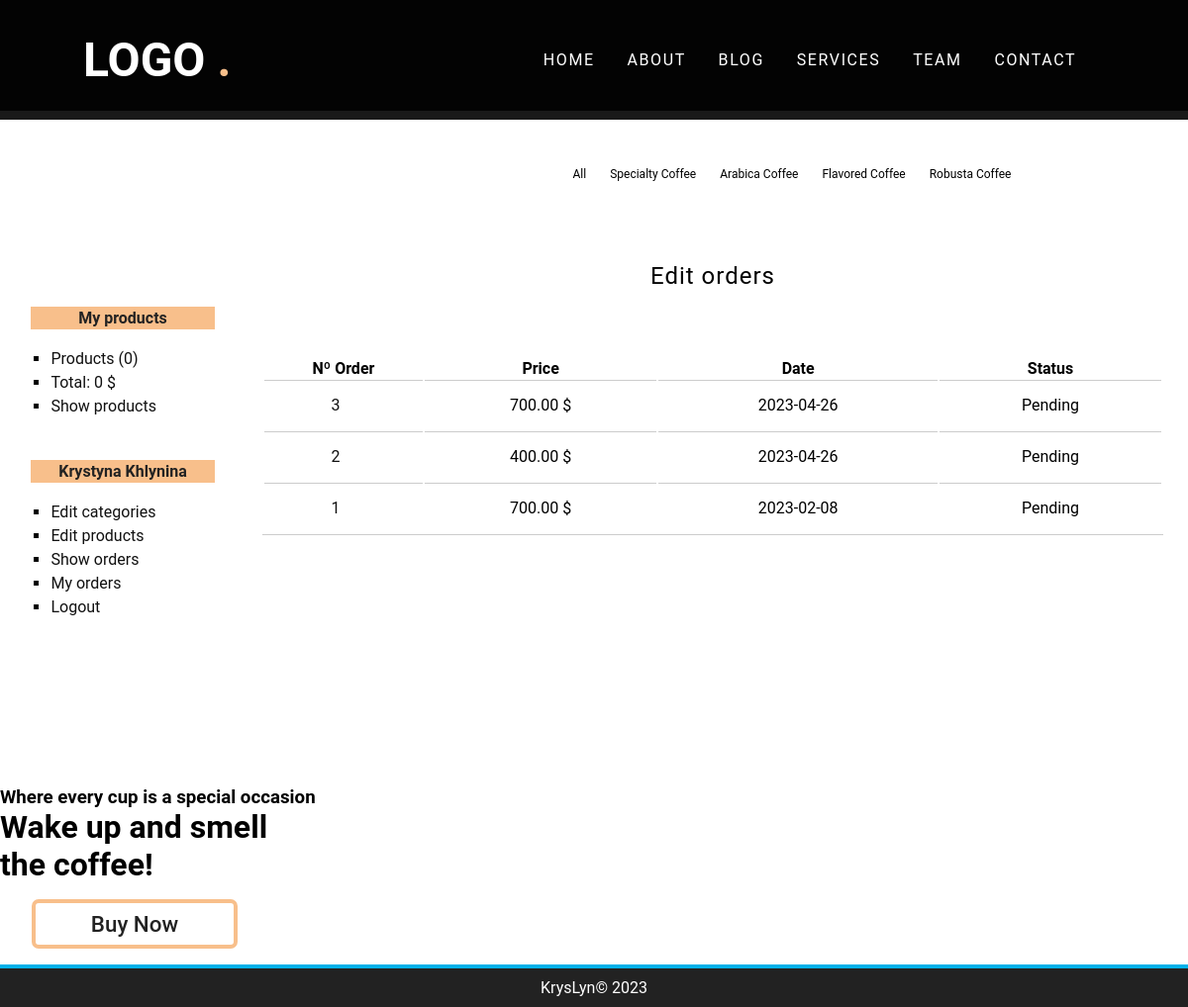
The app's page /pedido/gestion (signed in) with its own data.
### tables this page shows
CREATE TABLE `categorias` (
  `id` int(255) NOT NULL,
  `nombre` varchar(100) NOT NULL
);

CREATE TABLE `pedidos` (
  `id` int(255) NOT NULL,
  `usuario_id` int(255) NOT NULL,
  `provincia` varchar(100) NOT NULL,
  `localidad` varchar(100) NOT NULL,
  `direccion` varchar(255) NOT NULL,
  `coste` float(200,2) NOT NULL,
  `estado` varchar(20) NOT NULL,
  `fecha` date DEFAULT NULL,
  `hora` time DEFAULT NULL
);

### config/db.php (called while the page is built)
<?php
class Database{
	public static function connect(){
		$db = new mysqli('localhost', 'root', '', 'tienda_master');
		$db->query("SET NAMES 'utf8'");
		return $db;
	}
}

### helpers/utils.php (called while the page is built, shortened)
<?php
class Utils{
	public static function showCategorias(){
		require_once 'models/categoria.php';
		$categoria = new Categoria();
		$categorias = $categoria->getAll();
		return $categorias;
	}
	public static function showStatus($status){
		$value = 'Pending';
		if($status == 'confirm'){
			$value = 'Pending';
		}elseif($status == 'preparation'){
			$value = 'Processing';
		}elseif($status == 'ready'){
			$value = 'ready to ship';
		}elseif($status = 'sended'){
			$value = 'order sent';
		}
		return $value;
	}
}

### models/categoria.php (called while the page is built, shortened)
<?php
class Categoria{
	private $db;
	public function __construct() {
		$this->db = Database::connect();
	}
	public function getAll(){
		$categorias = $this->db->query("SELECT * FROM categorias ORDER BY id DESC;");
		return $categorias;
	}
}

### controllers/PedidoController.php (called while the page is built, shortened)
<?php
require_once 'models/pedido.php';
class pedidoController{
	public function gestion(){
		$gestion = true;
		$pedido = new Pedido();
		$pedidos = $pedido->getAll();
		require_once 'views/pedido/mis_pedidos.php';
	}
}

### models/pedido.php (called while the page is built, shortened)
<?php
class Pedido{
	private $db;
	public function __construct() {
		$this->db = Database::connect();
	}
	public function getAll(){
		$productos = $this->db->query("SELECT * FROM pedidos ORDER BY id DESC");
		return $productos;
	}
}

### views/pedido/mis_pedidos.php (the view)
<?php if (isset($gestion)): ?>
	<h1>Edit orders</h1>
<?php else: ?>
	<h1>My products</h1>
<?php endif; ?>
<table>
	<tr>
		<th>Nº Order</th>
		<th>Price</th>
		<th>Date</th>
		<th>Status</th>
	</tr>
	<?php
	while ($ped = $pedidos->fetch_object()):
		?>
		<tr>
			<td>
				<a href="<?= base_url ?>pedido/detalle&id=<?= $ped->id ?>"><?= $ped->id ?></a>
			</td>
			<td>
				<?= $ped->coste ?> $
			</td>
			<td>
				<?= $ped->fecha ?>
			</td>
			<td>
				<?=Utils::showStatus($ped->estado)?>
			</td>
		</tr>
	<?php endwhile; ?>
</table>

### views/layout/header.php (shortened to what this page needs)
<!DOCTYPE HTML>
<html lang="de">
	<head>
		<link rel="stylesheet" href="<?=base_url?>assets/css/styles.css" />
		<link rel="stylesheet" href="https://cdnjs.cloudflare.com/ajax/libs/font-awesome/6.2.1/css/all.min.css" />
	</head>
	<body>
		<div id="container">
			  <div class="header" id="home">
        <nav id="navbar">
            <a href="#home" class="logo">LOGO <span>.</span></a>
            <div class="links" id="nav">
                <a href="#home">Home</a>
                <a href="#about">About</a>
                <a href="#blog">Blog</a>
                <a href="#service">Services</a>
                <a href="#team">Team</a>
                <a href="#contact">Contact</a>
            </div>
        </nav>
		</div>
<?php $categorias = Utils::showCategorias(); ?>
			<nav id="menu">
				<ul>
					<li>
						<a href="<?=base_url?>">All</a>
					</li>
					<?php while($cat = $categorias->fetch_object()): ?>
						<li>
							<a href="<?=base_url?>categoria/ver&id=<?=$cat->id?>"><?=$cat->nombre?></a>
						</li>
					<?php endwhile; ?>
				</ul>
			</nav>
			<div id="content">

### assets/css/styles.css (style rules this page uses)
:root { --font-heading: crimson; --para-font: #777777; --black: #222222; --bg: #f8bf8b; --white: #fff; }
* { font-family: 'Roboto', sans-serif; margin: 0; padding: 0; box-sizing: border-box; outline: none; border: none; text-decoration: none; transition: 0.2s linear; }
a { color: #111111; }
table { text-align: center; width: 100%; border-bottom: 1px solid #ccc; margin-top: 3rem; }
td { border-top: 1px solid #ccc; padding: 15px; }
td a { margin-right: 1rem; }
#container { width: 100%; margin: 0px auto; box-shadow: 0px 0px 10px gray; background: white; }
.header { width: 100%; height: 14vh; background: var(--black); background-repeat: no-repeat; background-size: cover; }
#navbar { background: rgba(0, 0, 0, 0.9); display: flex; align-items: center; justify-content: space-between; padding: 2rem 7%; position: fixed; top: 0; left: 0; right: 0; z-index: 10000; }
.logo { font-size: 3rem; font-weight: 700; color: var(--white); }
.logo span { color: var(--bg); }
nav .links a { color: var(--white); font-size: 1rem; margin-right: 1.8rem; text-transform: uppercase; letter-spacing: 0.1rem; position: relative; }
nav .links a:after { content: ''; width: 0%; height: 2px; background: var(--bg); position: absolute; left: 0; bottom: -12px; transition: 0.4s; }
#menu { clear: both; background: #fff; color: white; height: 8rem; display: flex; justify-content: center; align-items: center; font-size: 12px; }
#menu ul { list-style: none; text-decoration: none; margin-left: 25rem; }
#menu ul li { line-height: 55px; float: left; }
#menu a { display: block; color: rgb(0, 0, 0); text-decoration: none; padding-left: 12px; padding-right: 12px; transition: all 300ms; }
#content { margin: 0px auto; overflow: hidden; background: #fff; }
#central h1 { font-size: 24px; font-weight: normal; letter-spacing: 1px; text-align: center; margin-bottom: 20px; padding: 20px; padding-top: 0px; }

### records on screen
categorias: nombre "Specialty Coffee"
categorias: nombre "Arabica Coffee"
categorias: nombre "Flavored Coffee"
categorias: nombre "Robusta Coffee"
pedidos: id "3", coste "700.00", fecha "2023-04-26", estado "Pending"
pedidos: id "2", coste "400.00", fecha "2023-04-26", estado "Pending"
pedidos: id "1", coste "700.00", fecha "2023-02-08", estado "Pending"

### other values on screen
$stats['count'] "0"
$stats['total'] "0"
$_SESSION['identity']->nombre "Krystyna"
$_SESSION['identity']->apellidos "Khlynina"
